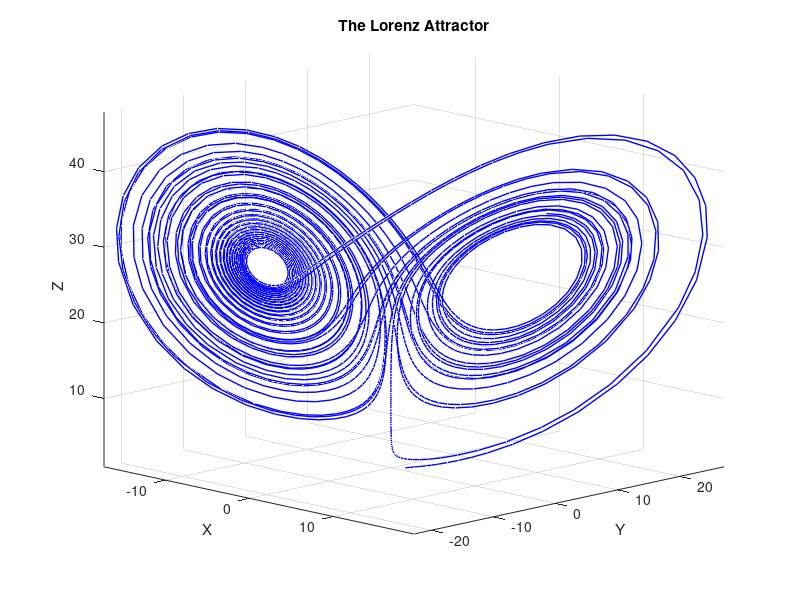

The MATLAB script that drew this image:
function lorenz_simulation()
    % Parameters (Classic values that cause chaotic behavior)
    sigma = 10;
    beta = 8/3;
    rho = 28;

    % Time span for the simulation [start, end]
    tspan = [0 50];

    % Initial conditions [x0, y0, z0]
    % (Slightly changing these will yield completely different trajectories!)
    initial_state = [1; 1; 1];

    % Solve the system using ode45
    [t, state] = ode45(@(t, state) lorenz_system(t, state, sigma, beta, rho), tspan, initial_state);

    % Extract the trajectories
    x = state(:, 1);
    y = state(:, 2);
    z = state(:, 3);

    % --- Plotting the Lorenz Attractor ---
    figure;
    plot3(x, y, z, 'b', 'LineWidth', 1);
    grid on;
    xlabel('X');
    ylabel('Y');
    zlabel('Z');
    title('The Lorenz Attractor');
    axis tight;
    view(45, 15); % Adjust the 3D camera angle for a better view
end

% --- Define the Lorenz System Equations ---
function dstate = lorenz_system(~, state, sigma, beta, rho)
    % state(1) = x, state(2) = y, state(3) = z
    x = state(1);
    y = state(2);
    z = state(3);

    % The differential equations
    dx = sigma * (y - x);
    dy = x * (rho - z) - y;
    dz = x * y - beta * z;

    % Return as a column vector
    dstate = [dx; dy; dz];
end
